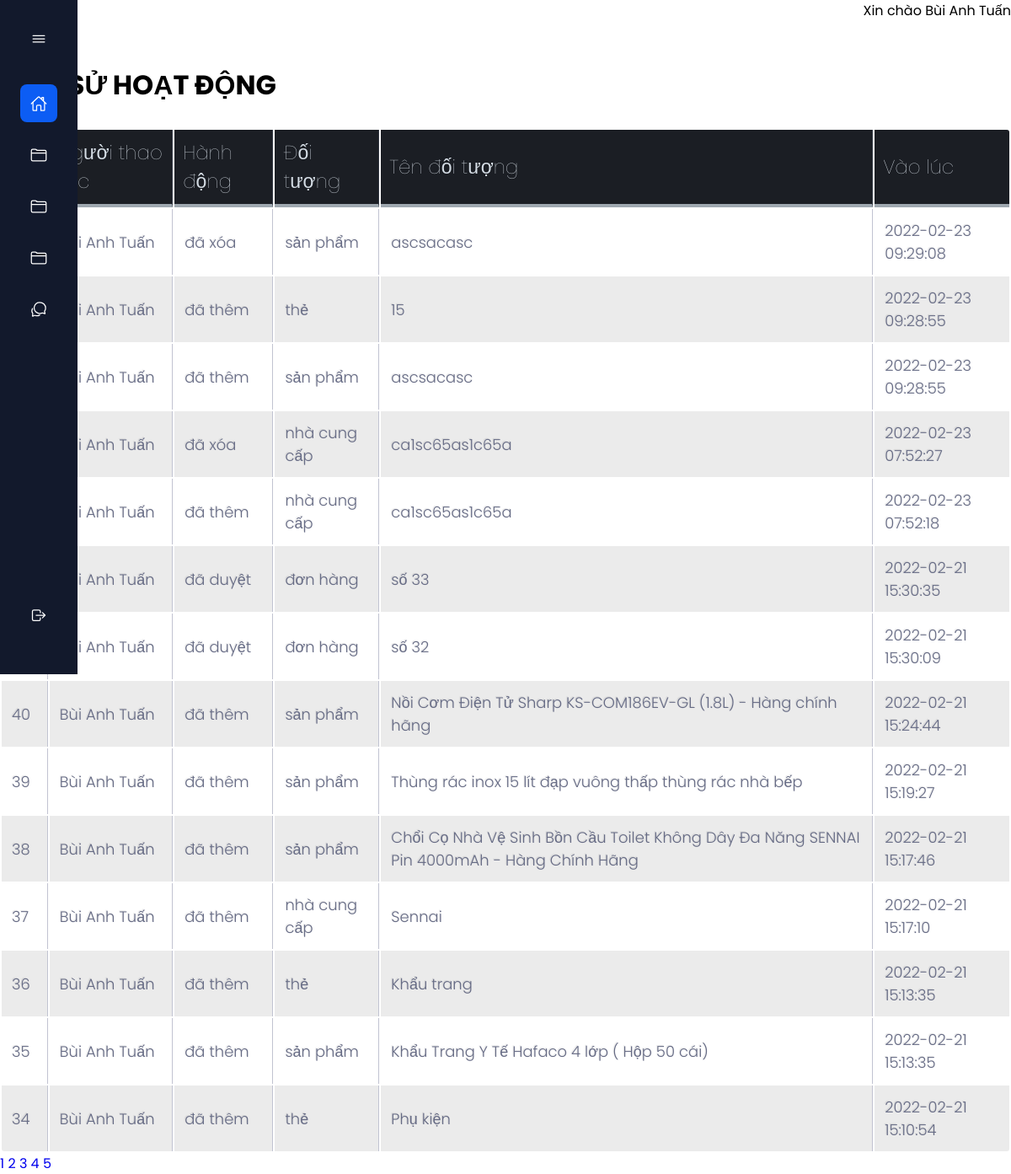
/admin/activity_log/index.php?page=2 (signed in), run on the app's committed database.
### tables this page shows
CREATE TABLE `activities` (
  `id` int NOT NULL,
  `admin_id` int NOT NULL,
  `activity` varchar(50) NOT NULL,
  `object` varchar(50) NOT NULL,
  `object_name` varchar(250) NOT NULL,
  `time` timestamp NOT NULL DEFAULT CURRENT_TIMESTAMP
);

### admin/activity_log/index.php (the view, shortened to what this page needs)
<!DOCTYPE html>
<html>
<head>
	<link rel="stylesheet" href="../index3.css">
	<link rel="stylesheet" href="../style_validate1.css">
	<link rel="stylesheet" type="text/css" href="../style_table.css">
</head>
<?php require '../connect_database.php';
if ( empty($_GET['page']) ) {
	$index_page = 1;
} else {
	$index_page = $_GET['page'];
}
$sql_select_count_activity = "SELECT count(*) FROM activities";
$count_activities = mysqli_fetch_array(mysqli_query($connect_database, $sql_select_count_activity))['count(*)'] ;
$activities_per_page = 14;
$activities_skipped = ( $index_page - 1 ) * $activities_per_page;
$pages = ceil($count_activities / $activities_per_page);
$sql_select_activity = "
	SELECT activities.*, admins.name as 'admin_name'
	FROM activities
	LEFT JOIN admins on admins.id = activities.admin_id
	ORDER BY id DESC
	LIMIT $activities_per_page OFFSET $activities_skipped
";
$query_sql_select_activity = mysqli_query($connect_database, $sql_select_activity);
?>
<body>
<?php require '../menu.php'; ?>
<div class="top">
	<div class = "login">
		<span>Xin chào <?php echo $_SESSION['name'] ?></span>
	</div>
</div>
<div class = "bot">
	<div class = "header">
		<h1 class =  "header" >LỊCH SỬ HOẠT ĐỘNG</h1>
	</div>
	<br>
	<?php require '../validate.php' ?>
	<table class="table">
		<tr>
			<th>Mã</th>
			<th>Người thao tác</th>
			<th>Hành động</th>
			<th>Đối tượng</th>
			<th>Tên đối tượng</th>
			<th>Vào lúc</th>
		</tr>
		<?php foreach ($query_sql_select_activity as $each_activity): ?>
		<tr>
			<td><?php echo $each_activity['id'] ?></td>
			<td><?php echo $each_activity['admin_name'] ?></td>
			<td><?php echo 'đã ' . $each_activity['activity'] ?></td>
			<td><?php echo $each_activity['object'] ?></td>
			<td><?php echo $each_activity['object_name'] ?></td>
			<td><?php echo $each_activity['time'] ?></td>
		</tr>
		<?php endforeach ?>
	</table>
	<?php for ($i=1; $i <= $pages; $i++) {  ?>
		<a href = "?page=<?php echo $i ?>"><?php echo $i ?></a>
	<?php } ?>
</div>
</body>
</html>

### admin/index3.css (style rules this page uses)
body { padding: 0px; margin: 0px; }
.login { display: flex; justify-content: flex-end; }
.header { margin-top: 25px; background-color: white; padding: 1px; }

### admin/style_table.css (style rules this page uses)
th { color:#D5DDE5;; background:#1b1e24; border-bottom:4px solid #9ea7af; border-right: 1px solid #343a45; font-size:23px; font-weight: 100; padding:10px; text-align:left; text-shadow: 0 1px 1px rgba(0, 0, 0, 0.1); vertical-align:middle; }
th:first-child { border-top-left-radius:3px; }
th:last-child { border-top-right-radius:3px; border-right:none; }
tr { border-top: 1px solid #C1C3D1; border-bottom-: 1px solid #C1C3D1; color:#666B85; font-size:16px; font-weight:normal; text-shadow: 0 1px 1px rgba(256, 256, 256, 0.1); }
tr:first-child { border-top:none; }
tr:last-child { border-bottom:none; }
tr:nth-child(odd) td { background:#EBEBEB; }
tr:last-child td:first-child { border-bottom-left-radius:3px; }
tr:last-child td:last-child { border-bottom-right-radius:3px; }
td { background:#FFFFFF; padding:12px; text-align:left; vertical-align:middle; font-weight:300; font-size:18px; text-shadow: -1px -1px 1px rgba(0, 0, 0, 0.1); border-right: 1px solid #C1C3D1; }
td:last-child { border-right: 0px; }

### admin/style_menu.css (style rules this page uses)
:root { --nav-width: 92px; --first-color: #0C5DF4; --bg-color: #12192C; --sub-color: #B6CEFC; --white-color: #FFF; --body-font: 'Poppins', sans-serif; --normal-font-size: 1rem; --small-font-size: .875rem; --z-fixed: 100; }
*,::before,::after { box-sizing: border-box; }
body { position: relative; margin: 0; padding: 2rem 0 0 6.75rem; font-family: var(--body-font); font-size: var(--normal-font-size); transition: .5s; }
h1 { margin: 0; }
a { text-decoration: none; }

### admin/index1.css (style rules this page uses)
body { padding: 0px; margin: 0px; }
.login { display: flex; justify-content: flex-end; }
.header { margin-top: 25px; background-color: white; padding: 1px; }

### data on the page
activities: admin.name "Bùi Anh Tuấn", activity "xóa", object "sản phẩm", object_name "ascsacasc", time "2022-02-23 09:29:08"
activities: admin.name "Bùi Anh Tuấn", activity "thêm", object "thẻ", object_name "15", time "2022-02-23 09:28:55"
activities: admin.name "Bùi Anh Tuấn", activity "thêm", object "sản phẩm", object_name "ascsacasc", time "2022-02-23 09:28:55"
activities: admin.name "Bùi Anh Tuấn", activity "xóa", object "nhà cung cấp", object_name "ca1sc65as1c65a", time "2022-02-23 07:52:27"
activities: admin.name "Bùi Anh Tuấn", activity "thêm", object "nhà cung cấp", object_name "ca1sc65as1c65a", time "2022-02-23 07:52:18"
activities: admin.name "Bùi Anh Tuấn", activity "duyệt", object "đơn hàng", object_name "số 33", time "2022-02-21 15:30:35"
activities: admin.name "Bùi Anh Tuấn", activity "duyệt", object "đơn hàng", object_name "số 32", time "2022-02-21 15:30:09"
activities: id "40", admin.name "Bùi Anh Tuấn", activity "thêm", object "sản phẩm", object_name "Nồi Cơm Điện Tử Sharp KS-COM186EV-GL (1.8L) - Hàng chính hãng", time "2022-02-21 15:24:44"
activities: id "39", admin.name "Bùi Anh Tuấn", activity "thêm", object "sản phẩm", object_name "Thùng rác inox 15 lít đạp vuông thấp thùng rác nhà bếp", time "2022-02-21 15:19:27"
activities: id "38", admin.name "Bùi Anh Tuấn", activity "thêm", object "sản phẩm", object_name "Chổi Cọ Nhà Vệ Sinh Bồn Cầu Toilet Không Dây Đa Năng SENNAI Pin 4000mAh - Hàng Chính Hãng", time "2022-02-21 15:17:46"
activities: id "37", admin.name "Bùi Anh Tuấn", activity "thêm", object "nhà cung cấp", object_name "Sennai", time "2022-02-21 15:17:10"
activities: id "36", admin.name "Bùi Anh Tuấn", activity "thêm", object "thẻ", object_name "Khẩu trang", time "2022-02-21 15:13:35"
activities: id "35", admin.name "Bùi Anh Tuấn", activity "thêm", object "sản phẩm", object_name "Khẩu Trang Y Tế Hafaco 4 lớp ( Hộp 50 cái)", time "2022-02-21 15:13:35"
activities: id "34", admin.name "Bùi Anh Tuấn", activity "thêm", object "thẻ", object_name "Phụ kiện", time "2022-02-21 15:10:54"

### other printed values
$_SESSION['name'] "Bùi Anh Tuấn"
